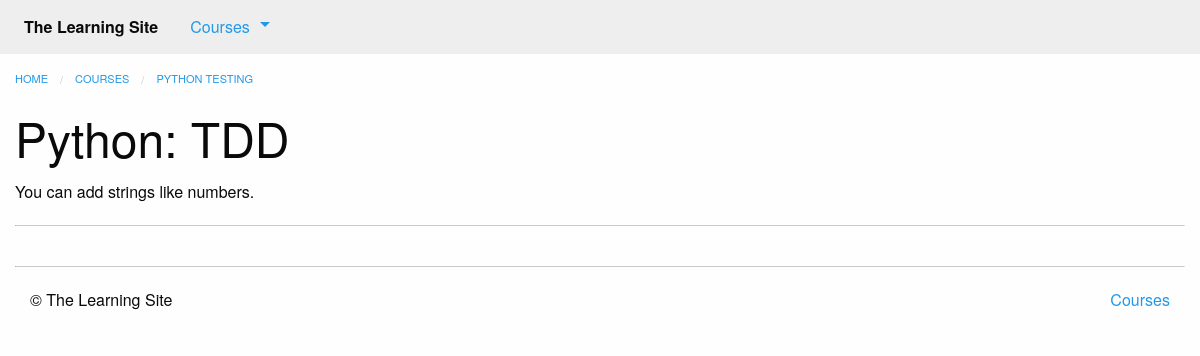
Before: /courses/4/8/q with the older database file.
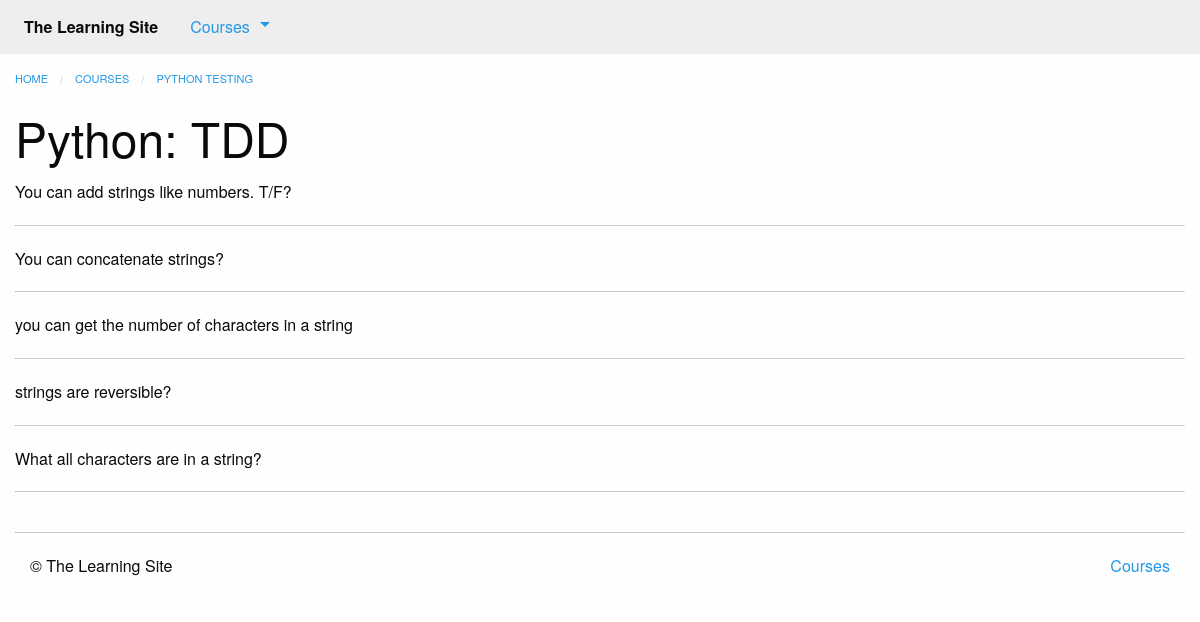
After: the same page with the newer database file.
### courses/models.py (models this page shows, shortened)
class Question(models.Model):
    quiz = models.ForeignKey(Quiz, on_delete=models.CASCADE)
    order = models.IntegerField(default=0)
    prompt = models.TextField()
    class Meta:
        ordering = ['order', ]

### courses/views.py (the view)
# urls.py: path('<int:course_pk>/<int:step_pk>/q', views.quiz_detail, name='quiz'),
def quiz_detail(request, course_pk, step_pk):
    step = get_object_or_404(models.Quiz, course_id=course_pk, pk=step_pk)
    return render(request, 'courses/quiz_detail.html', {'step': step})

### courses/templatetags/course_extras.py (called while the page is built)
@register.inclusion_tag('courses/course_nav.html')
def nav_courses_list():
    courses = Course.objects.all()[:5]
    return {'courses': courses}

### courses/templates/courses/quiz_detail.html (shortened to what this page needs)
{% extends "courses/layout.html" %}
{% load course_extras %}
{% block breadcrumbs %}
    <li><a href="{% url 'courses:detail' pk=step.course.pk %}">{{ step.course.title }}</a></li>
{% endblock %}
{% block content %}
    <div class="row columns">
        <article>
            {{ block.super }}
            <h1>{{ step.title }}</h1>
            <ul class="no-bullet">
                {% for question in step.question_set.all %}
                <li>
                    <p>{{ question.prompt }}</p>
                    <hr>
                </li>
                {% endfor %}
            </ul>
        </article>
    </div>
{% endblock %}

Changed rows visible on the page:
changed Question: prompt "You can add strings like numbers." → "You can add strings like numbers. T/F?"
added Question: prompt "You can concatenate strings?"
added Question: prompt "you can get the number of characters in a string"
added Question: prompt "strings are reversible?"
added Question: prompt "What all characters are in a string?"
